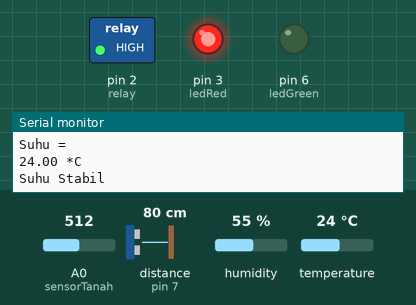
This sketch was run on a simulated Arduino Uno, built with avr-gcc and run on an emulated ATmega328P. Shown: switched loads named in the sketch (green lamp = pin HIGH), output pins drawn as LEDs (lit = HIGH), the last lines printed to the serial monitor. Wiring (inferred from the names in the program): ultrasonic range finder: trigger pin 8; echo pin 7. The test bench sets the inputs (shaded band); at power-on: temperature 24 °C, A0 (sensorTanah) = 512, distance to the obstacle (sensor on pin 7) 80 cm, humidity 55 %. The echo pulse lasts 58.3 µs per cm; pins used as bus, display or sensor lines are not drawn.

Above: at 3.2 s.
3.3 s: temperature set to 21.7 °C
7.5 s: temperature set to 20.6 °C
At 8.5 s:
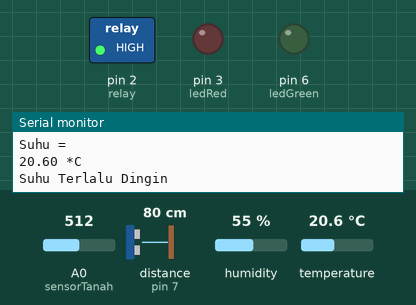
10.2 s: A0 (sensorTanah) set to 408
13.4 s: A0 (sensorTanah) set to 383
At 14.8 s:
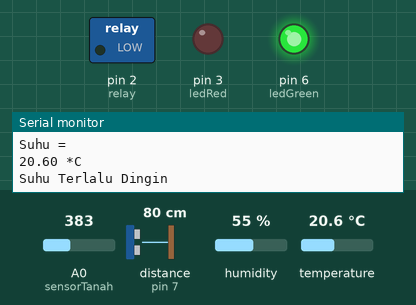
16.1 s: temperature set to 28 °C
At 17.2 s:
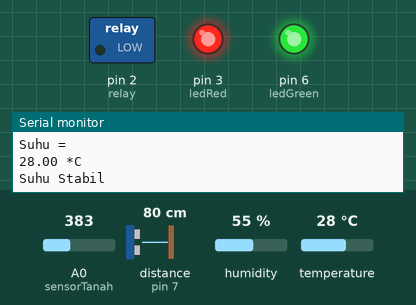
18.8 s: temperature set to 12 °C
At 21.4 s:
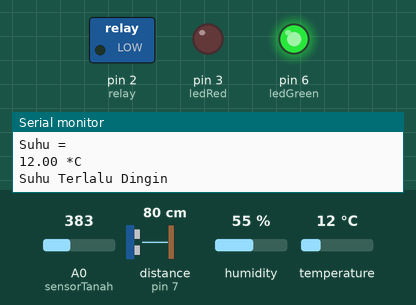
Timing chart, 0 to 22.9 s (numbered marks = the images above; inputs shaded):
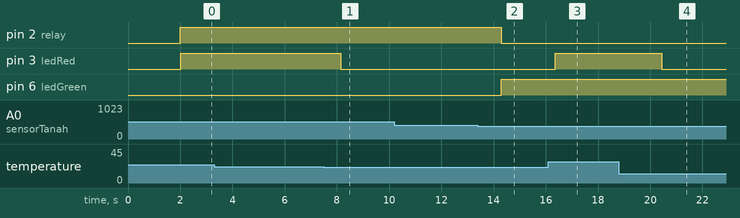

Measured:
- the behaviour switches between 21.1 and 21 °C on temperature (found by bisection; images 0 and 1)
- the behaviour switches between 399 and 398 on A0 (sensorTanah) (found by bisection; images 1 and 2)
- after the input at 7.5 s, pin 3 (ledRed): HIGH → LOW after 0.65 s
- after the input at 13.4 s, pin 2 (relay): HIGH → LOW after 0.88 s; pin 6 (ledGreen): LOW → HIGH after 0.88 s
- after the input at 16.1 s, pin 3 (ledRed): LOW → HIGH after 0.26 s
- after the input at 18.8 s, pin 3 (ledRed): HIGH → LOW after 1.6 s

The sketch:

SiHias.ino
```cpp
#define trigPin 8
#define echoPin 7
#include "DHT.h"
#define DHTPIN 4
#define DHTTYPE DHT22
DHT dht(DHTPIN, DHTTYPE);

int relay = 2;
int ledGreen = 6;
int ledRed = 3;

int output_value = 0;
int in_percent = 0;
int sensorTanah = A0;

float t;

void setup() {
  // put your setup code here, to run once:
  Serial.begin(9600);
  Serial.println("Sistem Monitoring Tanaman Hias");
  pinMode(trigPin, OUTPUT);
  pinMode(echoPin, INPUT);
  pinMode(relay, OUTPUT);
  pinMode(ledGreen, OUTPUT);
  pinMode(ledRed, OUTPUT);
  dht.begin();
  delay(2000);
}

void loop() {
  // put your main code here, to run repeatedly:
  //menghitung tinggi air
  long duration, distance, ketinggianAir;
  digitalWrite(trigPin, LOW);
  delayMicroseconds(2);
  digitalWrite(trigPin, HIGH);
  delayMicroseconds(10);
  digitalWrite(trigPin, LOW);
  duration = pulseIn(echoPin, HIGH);
  distance = (duration/2) / 28.5;
  ketinggianAir = 18.5-distance;
  Serial.println("Tinggi Air Tangki = ");
  Serial.print(ketinggianAir);             //menampilkan nilai tinggi air di serial monitor
  Serial.println(" cm");


  //menghitung kelembaban tanah
  output_value = analogRead(sensorTanah); //pembacaan data analog pada sensor
  in_percent = map(output_value, 1023, 0, 0, 100);  //inisiasi data analog menjadi persen
  if (in_percent <= 60){               //pengkondisian pada relay
    digitalWrite(ledGreen, LOW);
    digitalWrite(relay, HIGH);
  } if (in_percent > 60){
    digitalWrite(ledGreen, HIGH);
    digitalWrite(relay, LOW);
  }
  printOnSerial();          //menampilkan kelembaban tanah di serial monitor

  //menghitung suhu
  t = dht.readTemperature();   //inisiasi nilai suhu
  Serial.println("Suhu = ");
  Serial.print(t);             //menampilkan nilai suhu di serial monitor
  Serial.println(" *C");

  //Pengkondisian suhu
  if (t <= 21){
    digitalWrite(ledRed, LOW);
    Serial.println("Suhu Terlalu Dingin");
  } else if (t <= 29) {
    digitalWrite(ledRed, HIGH);
    Serial.println("Suhu Stabil");
  } else if (t > 29) {
    digitalWrite(ledRed, LOW);
    Serial.println("Suhu Terlalu Panas");
  }
  Serial.println();
  delay(2000);

  // Menampilkan suhu dan kelembaban pada serial monitor
  String data = String(t) + "#" + String (ketinggianAir)+ "#" + String(in_percent);
  Serial.println(data);
  Serial.println();
}

void printOnSerial(){
  Serial.println("Kelembaban Tanah = ");
  Serial.print(in_percent);
  Serial.println(" %");
}
```
